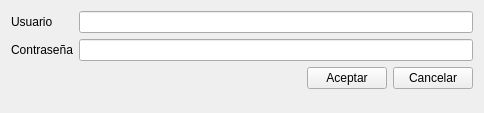
<?xml version="1.0" encoding="UTF-8"?>
<ui version="4.0">
 <class>vtnIngresar</class>
 <widget class="QWidget" name="vtnIngresar">
  <property name="geometry">
   <rect>
    <x>0</x>
    <y>0</y>
    <width>484</width>
    <height>113</height>
   </rect>
  </property>
  <property name="windowTitle">
   <string>Ingresar</string>
  </property>
  <layout class="QFormLayout" name="formLayout">
   <property name="fieldGrowthPolicy">
    <enum>QFormLayout::AllNonFixedFieldsGrow</enum>
   </property>
   <item row="0" column="0">
    <widget class="QLabel" name="label">
     <property name="text">
      <string>Usuario</string>
     </property>
    </widget>
   </item>
   <item row="0" column="1">
    <widget class="QLineEdit" name="lineUsuario"/>
   </item>
   <item row="1" column="0">
    <widget class="QLabel" name="label_2">
     <property name="text">
      <string>Contraseña</string>
     </property>
    </widget>
   </item>
   <item row="1" column="1">
    <widget class="QLineEdit" name="lineContrasenia">
     <property name="echoMode">
      <enum>QLineEdit::Password</enum>
     </property>
    </widget>
   </item>
   <item row="2" column="0" colspan="2">
    <layout class="QHBoxLayout" name="horizontalLayout_5">
     <item>
      <spacer name="horizontalSpacer_3">
       <property name="orientation">
        <enum>Qt::Horizontal</enum>
       </property>
       <property name="sizeHint" stdset="0">
        <size>
         <width>40</width>
         <height>20</height>
        </size>
       </property>
      </spacer>
     </item>
     <item>
      <widget class="QPushButton" name="btnAceptar">
       <property name="text">
        <string>Aceptar</string>
       </property>
      </widget>
     </item>
     <item>
      <widget class="QPushButton" name="btnCancelar">
       <property name="text">
        <string>Cancelar</string>
       </property>
      </widget>
     </item>
    </layout>
   </item>
  </layout>
 </widget>
 <resources/>
 <connections/>
</ui>
